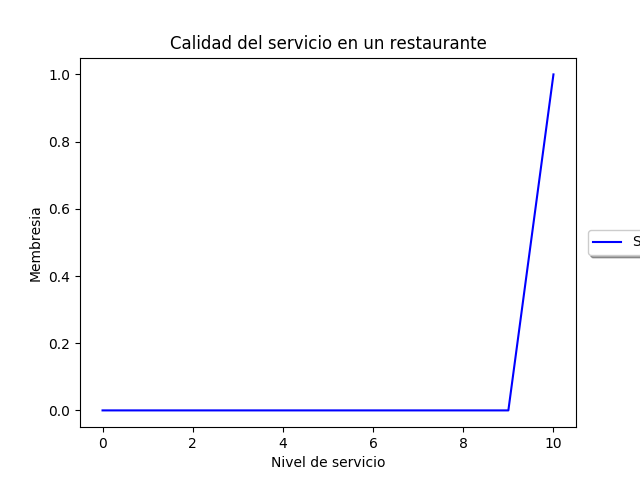

The Python source for this figure:
import numpy as np
import skfuzzy as sk
import matplotlib.pyplot as plt

x= np.arange(0, 11, 1)
calidad = sk.trimf (x, [10,10,10])

plt.figure()
plt.plot(x, calidad, 'b', linewidth=1.5, label='Servicio')

plt.title('Calidad del servicio en un restaurante')
plt.ylabel('Membresia')
plt.xlabel('Nivel de servicio')
plt.legend(loc='center right', bbox_to_anchor=(1.25, 0.5), ncol=1, fancybox=True, shadow=True)
plt.show()
